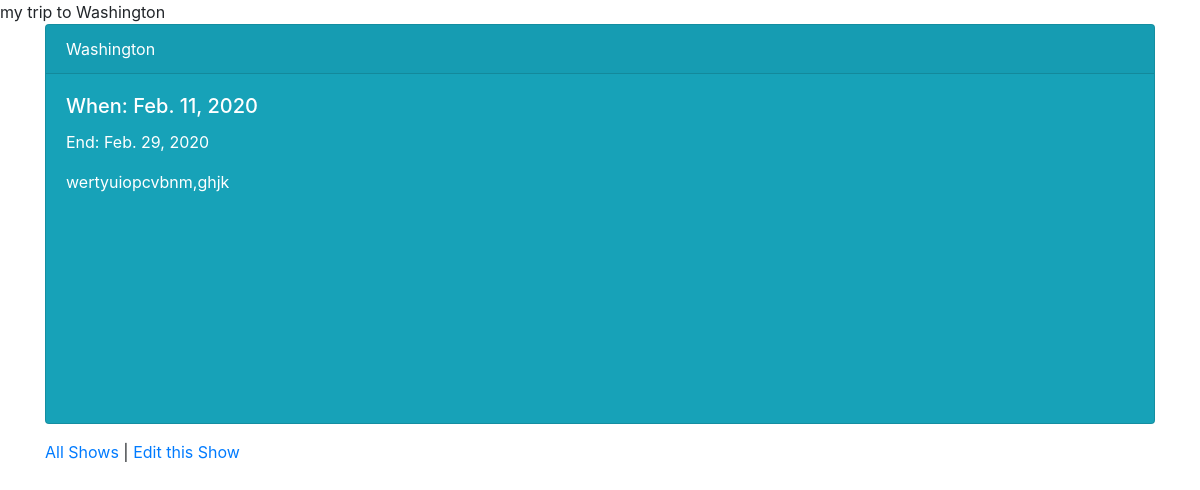
The page /view/5 on the database its author committed.
### Exam_app/models.py (models this page shows)
class Trip(models.Model):
    destination = models.CharField(max_length = 50)
    start = models.DateField()
    end = models.DateField()
    plan = models.CharField(max_length= 225)
    created_at = models.DateTimeField(auto_now_add=True)
    updated_at = models.DateTimeField(auto_now=True)
    objects = TripManager()

### Exam_app/views.py (the view)
# urls.py: path('view/<int:id>', views.view),
def view(request, id):
    context={
     'trip' : Trip.objects.get(id=id)
    }
    return render (request, 'decrip.html', context)

### Exam_app/templates/decrip.html (shortened to what this page needs)
<!DOCTYPE html>
<html lang="en">
<head>
    <link rel="stylesheet" href="https://stackpath.bootstrapcdn.com/bootstrap/4.4.1/css/bootstrap.min.css">
</head>
<body>
    my trip to {{trip.destination}}
    <div class="container">
        <div class="card text-white bg-info mb-3" style="width: auto; height: 400px;">
            <div class="card-header">{{trip.destination}}</div>
            <div class="card-body">
                <h5 class="card-title">When: {{trip.start}}</h5>
                <p class="card-text">End: {{trip.end}}</p>
                <p>{{trip.plan}}</p>
            </div>
        </div>
        <a href="/success">All Shows</a> | <a href="/editTrip/{{trip.id}}">Edit this Show</a>
    </div>
</body>
</html>

### rows shown on the page
Trip: destination "Washington", start "Feb. 11, 2020", end "Feb. 29, 2020", plan "wertyuiopcvbnm,ghjk"
